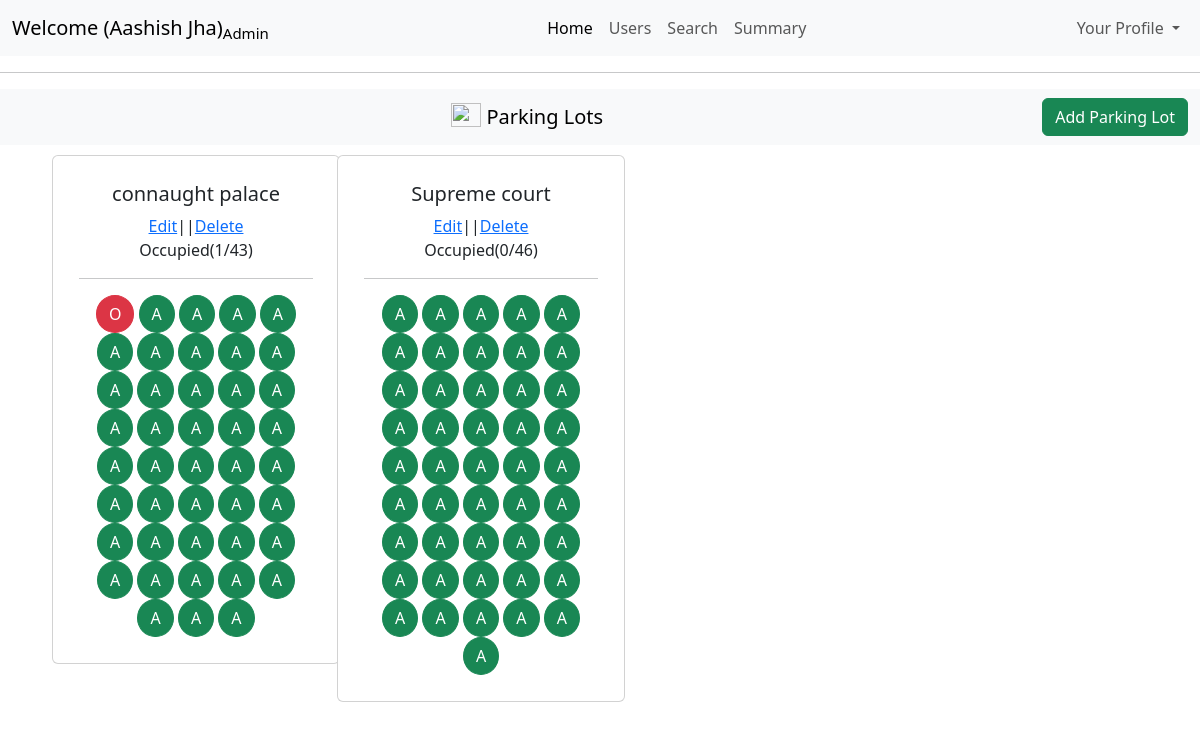
The app's page /admin/dashboard (signed in), older data.
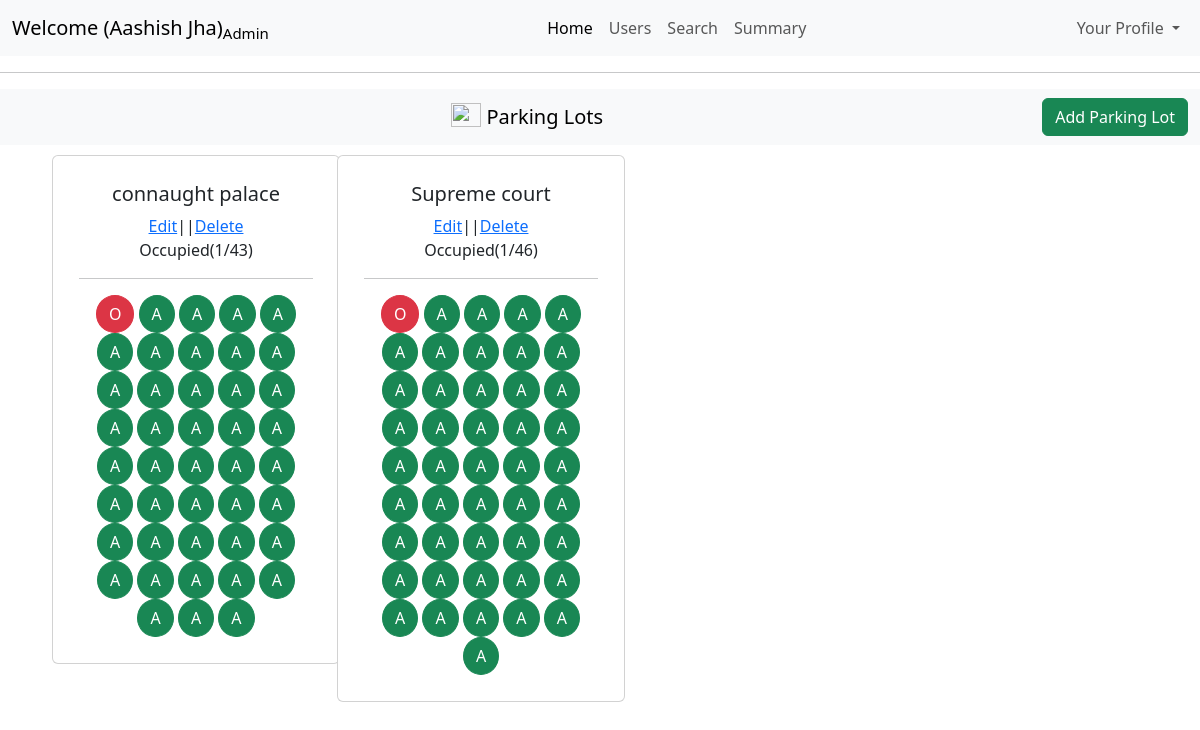
The same page, newer data.
### models/models.py (models this page shows)
class ParkingLot(db.Model):
    id=db.Column(db.Integer(),primary_key=True)
    location_name = db.Column(db.String(250),nullable=False)
    pincode=db.Column(db.Integer(),nullable=False)
    price=db.Column(db.Integer(),nullable=False)
    max_spots=db.Column(db.Integer(),nullable=False)
    address=db.Column(db.String(250),nullable=False)
    occupied=db.Column(db.Integer(),default=0)

### controllers/controllers.py (the view)
@controllers.route("/admin/dashboard", methods=['GET','POST'])
def admindashboard():
    parkinglot=ParkingLot.query.all()
    print("ram")
    return render_template("admindashboard.html",fullname=session["fullname"]
                           ,status=session["status"],
                           role=session["role"],parkinglot=parkinglot)

### templates/adminDashboard.html (shortened to what this page needs)
<!DOCTYPE html>
<html lang="en">
<head>
    <link href="https://cdn.jsdelivr.net/npm/bootstrap@5.3.7/dist/css/bootstrap.min.css" rel="stylesheet">
</head>
<body>
    <nav class="navbar navbar-expand-lg bg-body-tertiary">
  <div class="container-fluid">
    <a class="navbar-brand " href="#">Welcome ({{session['fullname']}})<sub>Admin</sub></a>
    <div class="collapse navbar-collapse" id="navbarNavDropdown">
      <ul class="navbar-nav ms-auto">
        <li class="nav-item">
          <a class="nav-link active" aria-current="page" href="#">Home</a>
        </li>
        <li class="nav-item">
          <a class="nav-link" href="/admin/dashboard/users">Users</a>
        </li>
        <li class="nav-item">
          <a class="nav-link" href="/admin/dashboard/search">Search</a>
        </li>
        <li class="nav-item">
          <a class="nav-link" href="/admin/dashboard/summary">Summary</a>
        </li>
    </ul>
    <ul class="navbar-nav ms-auto">
        <li class="nav-item dropdown">
          <a class="nav-link dropdown-toggle" href="#" role="button" data-bs-toggle="dropdown" aria-expanded="false">
            Your Profile
          </a>
        </li>
      </ul>
    </div>
  </div>
</nav>
<hr>
<nav class="navbar bg-body-tertiary">
  <div class="container-fluid text-center">
    <a class="navbar-brand mx-auto " href="#">
      <img src="https://images.pexels.com/photos/164634/pexels-photo-164634.jpeg?_gl=1*1rfblvq*_ga*MTY5NDc0NzA3NC4xNzUzMjk4NzE5*_ga_8JE65Q40S6*czE3NTMyOTg3MTgkbzEkZzEkdDE3NTMyOTg3MjMkajU1JGwwJGgw" width="30" height="24" class="d-inline-block align-text-top" style="align-content: center;">
      Parking Lots
    </a>
<a href="/admin/dashboard/addparkinglot" class="btn btn-success">
  Add Parking Lot
</a>  </div>
</nav>
<div class="container">
    <div class="row">
      {% for lot in parkinglot %}
        <div class="col-md-3 col-sm-6">
        <div class="card " style="width: 18rem;  margin-left: 10px; margin-top: 10px;">
        <div class="card-body text-center" style="margin:10px">
        <h5 class="card-title">{{lot.location_name}}</h5>
        <span style="align-content: center;"><a href="/admin/dashboard/editlot/{{ lot.id }}">Edit</a>||<a href="/admin/dashboard/deletelot/{{ lot.id }}">Delete</a></span>
        <p>Occupied({{lot.occupied}}/{{lot.max_spots}})</p>
        <hr>
     {% set avail=lot.max_spots-lot.occupied %}
     {% for i in range(lot.occupied)%}
    <button type="button" class="btn btn-danger" style="border-radius: 50%;">O</button>
    {% endfor %}
    {% for i in range(avail)%}
    <button type="button" class="btn btn-success" style="border-radius: 50%;">A</button>
     {% endfor %}
    </div>
    </div>
    </div>
     {% endfor %}
  </div>
</div>
</body>
</html>

Row changes from the older to the newer data that the page shows:
changed ParkingLot "Supreme court": occupied "0" → "1"
Text that changed along with them:
new list line: "O"
list line gone: "A"
